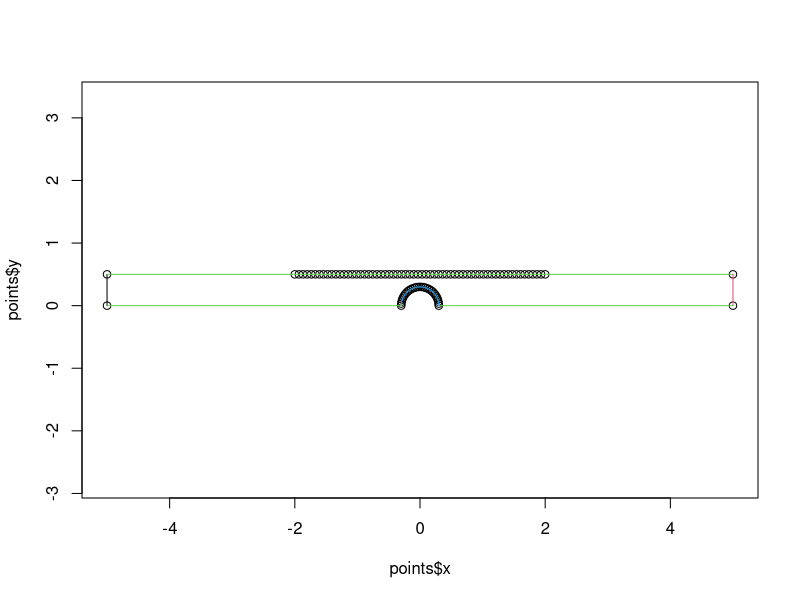

Here is the R script that generated this plot:
r = 0.6/2
npar = 60
xpar = 2
ncirc = 30

k = 0

a = seq(0,pi,len=ncirc)
points = data.frame(
    x=c(-5,-5,seq(-xpar,xpar,len=npar+2),5,5,r*cos(a)),
    y=c(0,rep(0.5,npar+4),0,r*sin(a)),
    par=c(rep(FALSE,3),rep(TRUE,npar),rep(FALSE,3+ncirc))
)


n = nrow(points)
segments = data.frame(
    i1 = 1:n,
    i2 = c(2:n,1),
    tag = c(1,rep(3,npar+3),2,3,rep(4,ncirc-1),3)
)

plot(points$x,points$y,asp=1)
segments(
    points$x[segments$i1],points$y[segments$i1],
    points$x[segments$i2],points$y[segments$i2],
    col=segments$tag
)

f = file("circ_20.poly",open="w")
np = sum(points$par)
p = cbind(points$x,points$y,matrix(0,nrow(points),np))
p[points$par,-(1:2)] = diag(np)
p = cbind(1:nrow(p),p)
write.table(t(c(nrow(p),2,np,0)), file=f,row.names=FALSE,col.names=FALSE)
write.table(p, file=f,row.names=FALSE,col.names=FALSE)
s = cbind(segments$i1,segments$i2,segments$tag)
s = cbind(1:nrow(s),s)
write.table(t(c(nrow(s),1)), file=f,row.names=FALSE,col.names=FALSE)
write.table(s, file=f,row.names=FALSE,col.names=FALSE)
h = data.frame()
write.table(t(c(nrow(h))), file=f,row.names=FALSE,col.names=FALSE)
close(f)
